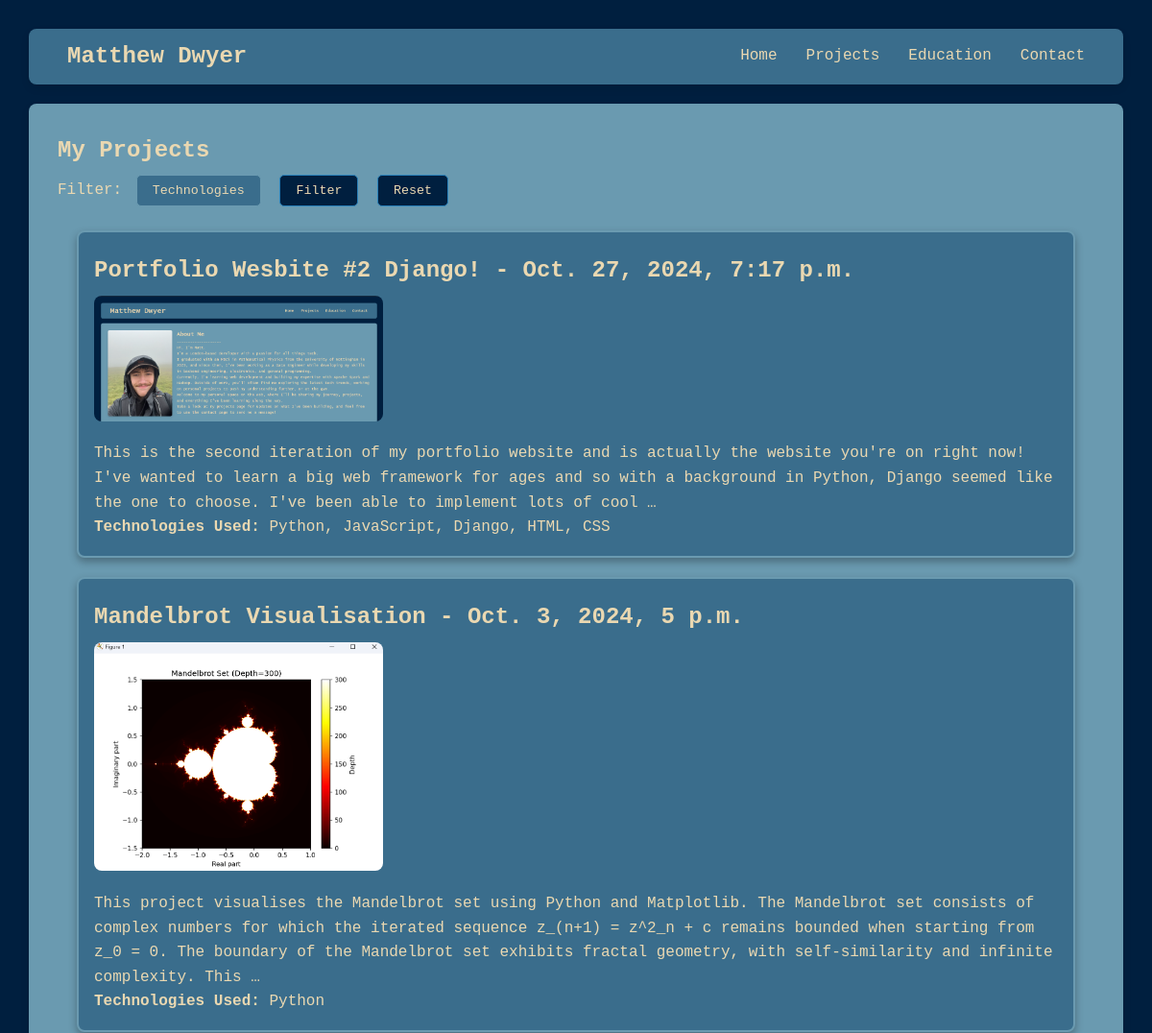
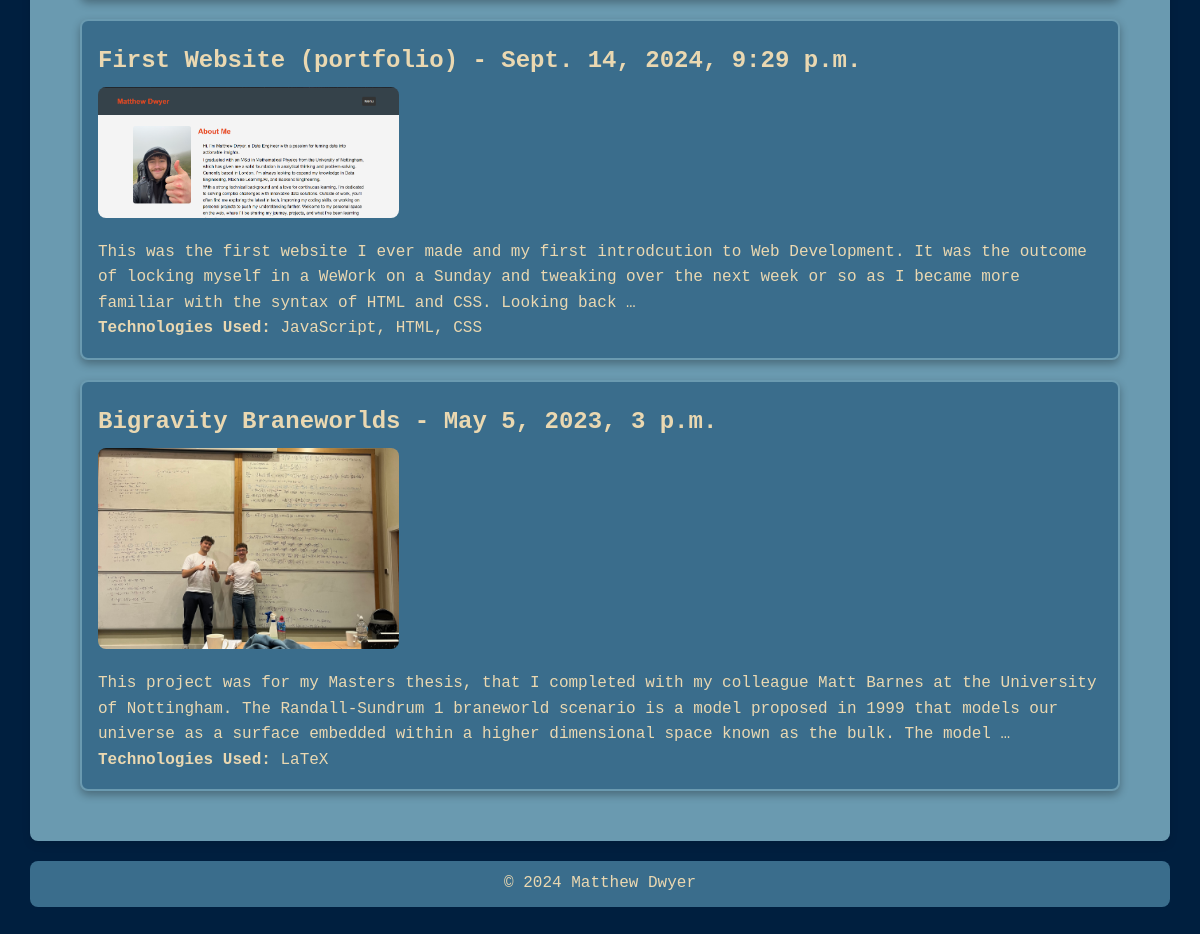
/projects/, run on the app's committed database (2 pictures, top to bottom).
### projects/models.py (models this page shows, shortened)
class Project(models.Model):
    title = models.CharField(max_length=200, verbose_name="Project Title")
    slug = models.SlugField(max_length=250, unique=True, blank=True, verbose_name="URL Slug")
    link = models.URLField(
        help_text="Enter a link to the project or repository.",
        blank=True,  # Makes the link field optional
        null=True
    )
    description = models.TextField(verbose_name="Project Description")
    created = models.DateTimeField(default=timezone.now, verbose_name="Date Created", editable=True)
    updated = models.DateTimeField(auto_now=True, verbose_name="Last Updated")
    image = models.ImageField(
        upload_to='images/',
        blank=True,
        null=True,
        help_text="Upload an image for the project.",
        verbose_name="Project Image"
    )
    file = models.FileField(
        upload_to='files/',
        blank=True,
        null=True,
        help_text="Upload a file related to the project.",
        verbose_name="Project File"
    )
    technologies = models.ManyToManyField(Technology, related_name="projects", verbose_name="Technologies Used")
    def technology_list(self):
        return ", ".join(tech.name for tech in self.technologies.all())
    class Meta:
        ordering = ["-created"]
        verbose_name = "Project"
        verbose_name_plural = "Projects"

class Technology(models.Model):
    name = models.CharField(max_length=100, unique=True, verbose_name="Technology Name")
    type = models.ForeignKey(
        TechnologyType,
        on_delete=models.CASCADE,
        related_name="technologies",
        verbose_name="Type"
    )

### projects/views.py (the view)
# urls.py: path('', views.project_list, name='list'),
def project_list(request):
    technologies = Technology.objects.filter(projects__isnull=False) \
                                      .annotate(project_count=Count('projects')) \
                                      .order_by('name')
    selected_techs = request.GET.getlist('technologies')
    projects = Project.objects.all()
    if selected_techs:
        projects = projects.filter(technologies__name__in=selected_techs).distinct()
    context = {
        'projects': projects,
        'technologies': technologies,
        'selected_techs': selected_techs
    }
    return render(request, 'projects/list.html', context)

### projects/templates/projects/list.html (shortened to what this page needs)
{% extends 'projects/base.html' %}
{% load static %}
{% block content %}
<div class="projects-container">
    <h2>My Projects</h2>
    <form method="get" action="{% url 'projects:list' %}">
        <label for="technologies">Filter:</label>
        <button type="button" onclick="toggleDropdown()">Technologies</button>
        <button type="submit">Filter</button>
        <button type="button" onclick="resetSelection()">Reset</button>
    </form>
    <div class="projects-grid">
        {% for project in projects %}
            <a href="{% url 'projects:detail' project.slug %}" class="project-card">
                <h3>{{ project.title }} - {{ project.created }}</h3>
                {% if project.image %}
                    <img src="{{ project.image.url }}" alt="Project Image">
                {% endif %}
                <p>{{ project.description|truncatewords:50 }}</p>
                <p><strong>Technologies Used:</strong> {{ project.technology_list}}</p>
            </a>
        {% endfor %}
    </div>
</div>
{% endblock %}

### projects/static/projects/styles.css (style rules this page uses)
:root { --primary-color: #3A6D8C; --secondary-color: #6A9AB0; --background-color: #001F3F; --font-color: #EAD8B1; --hover-color: #2980b9; --font-main: "Lucida Console", Monaco, monospace; --padding: 10px; }
* { margin: 0; padding: 0; box-sizing: border-box; }
body { font-family: var(--font-main); background-color: var(--background-color); color: var(--font-color); line-height: 1.6; padding: 30px; }
.projects-grid { display: grid; grid-template-columns: 1fr; gap: 20px; padding: 20px; }
.project-card h3 { margin-top: 5px; margin-bottom: 7px; color: inherit; font-size: 1.5em; }
.project-card { display: block; background-color: var(--primary-color); border: 2px solid var(--secondary-color); border-radius: 8px; box-shadow: 0 4px 8px rgba(0, 0, 0, 0.3); padding: 16px; text-decoration: none; color: var(--font-color); transition: transform 0.2s, box-shadow 0.2s; }
.project-card:link, .project-card:visited, .project-card:hover, .project-card:focus { text-decoration: none; color: var(--font-color); }
.project-card img { width: 30%; height: auto; border-radius: 8px; margin-bottom: 12px; }
button { font-family: var(--font-main); color: var(--font-color); background-color: var(--primary-color); border: 1px solid var(--secondary-color); padding: 8px 16px; margin: 5px; border-radius: 5px; cursor: pointer; transition: background-color 0.3s ease, transform 0.2s ease; }
form { position: relative; }
button[type="submit"], button[type="button"]:last-of-type { background-color: var(--background-color); color: var(--font-color); border: 1px solid var(--hover-color); }

### data on the page
Project: title "Portfolio Wesbite #2 Django!", created "Oct. 27, 2024, 7:17 p.m.", image (picture), description "This is the second iteration of my portfolio website and is actually the website you're on right now! I've wanted to learn a big web framework for ages and so with a background in Python, Django seemed like the one to choose. I've been able to implement lots of cool …", technology_list "Python, JavaScript, Django, HTML, CSS"
Project: title "Mandelbrot Visualisation", created "Oct. 3, 2024, 5 p.m.", image (picture), description "This project visualises the Mandelbrot set using Python and Matplotlib. The Mandelbrot set consists of complex numbers for which the iterated sequence z_(n+1) = z^2_n + c remains bounded when starting from z_0 = 0. The boundary of the Mandelbrot set exhibits fractal geometry, with self-similarity and infinite complexity. This …", technology_list "Python"
Project: title "First Website (portfolio)", created "Sept. 14, 2024, 9:29 p.m.", image (picture), description "This was the first website I ever made and my first introdcution to Web Development. It was the outcome of locking myself in a WeWork on a Sunday and tweaking over the next week or so as I became more familiar with the syntax of HTML and CSS. Looking back …", technology_list "JavaScript, HTML, CSS"
Project: title "Bigravity Braneworlds", created "May 5, 2023, 3 p.m.", image (picture), description "This project was for my Masters thesis, that I completed with my colleague Matt Barnes at the University of Nottingham. The Randall-Sundrum 1 braneworld scenario is a model proposed in 1999 that models our universe as a surface embedded within a higher dimensional space known as the bulk. The model …", technology_list "LaTeX"
